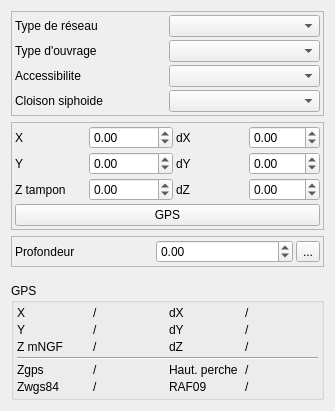
<?xml version="1.0" encoding="UTF-8"?>
<ui version="4.0">
 <class>Form</class>
 <widget class="QWidget" name="Form">
  <property name="geometry">
   <rect>
    <x>0</x>
    <y>0</y>
    <width>335</width>
    <height>411</height>
   </rect>
  </property>
  <property name="windowTitle">
   <string>Form</string>
  </property>
  <layout class="QVBoxLayout" name="verticalLayout">
   <item>
    <widget class="QFrame" name="frame">
     <property name="frameShape">
      <enum>QFrame::StyledPanel</enum>
     </property>
     <property name="frameShadow">
      <enum>QFrame::Raised</enum>
     </property>
     <layout class="QGridLayout" name="gridLayout">
      <property name="margin">
       <number>3</number>
      </property>
      <property name="spacing">
       <number>3</number>
      </property>
      <item row="0" column="0">
       <widget class="QLabel" name="label_2">
        <property name="text">
         <string>Type de réseau</string>
        </property>
       </widget>
      </item>
      <item row="1" column="0">
       <widget class="QLabel" name="label">
        <property name="text">
         <string>Type d'ouvrage</string>
        </property>
       </widget>
      </item>
      <item row="2" column="0">
       <widget class="QLabel" name="label_3">
        <property name="text">
         <string>Accessibilite</string>
        </property>
       </widget>
      </item>
      <item row="0" column="1">
       <widget class="QComboBox" name="comboBox_typeReseau"/>
      </item>
      <item row="1" column="1">
       <widget class="QComboBox" name="comboBox_typeOuvrageAss"/>
      </item>
      <item row="2" column="1">
       <widget class="QComboBox" name="comboBox_accessibilite"/>
      </item>
      <item row="3" column="0">
       <widget class="QLabel" name="label_5">
        <property name="text">
         <string>Cloison siphoide</string>
        </property>
       </widget>
      </item>
      <item row="3" column="1">
       <widget class="QComboBox" name="comboBox_cloisonsiphoide"/>
      </item>
     </layout>
    </widget>
   </item>
   <item>
    <widget class="QFrame" name="frame_3">
     <property name="frameShape">
      <enum>QFrame::StyledPanel</enum>
     </property>
     <property name="frameShadow">
      <enum>QFrame::Raised</enum>
     </property>
     <layout class="QGridLayout" name="gridLayout_3">
      <property name="margin">
       <number>3</number>
      </property>
      <property name="spacing">
       <number>3</number>
      </property>
      <item row="2" column="1">
       <widget class="QDoubleSpinBox" name="doubleSpinBox_Z">
        <property name="minimum">
         <double>-1.000000000000000</double>
        </property>
        <property name="maximum">
         <double>99999999.000000000000000</double>
        </property>
       </widget>
      </item>
      <item row="1" column="1">
       <widget class="QDoubleSpinBox" name="doubleSpinBox_Y">
        <property name="minimum">
         <double>-1.000000000000000</double>
        </property>
        <property name="maximum">
         <double>99999999.000000000000000</double>
        </property>
       </widget>
      </item>
      <item row="2" column="3">
       <widget class="QDoubleSpinBox" name="doubleSpinBox_dZ">
        <property name="minimum">
         <double>-1.000000000000000</double>
        </property>
        <property name="maximum">
         <double>999.000000000000000</double>
        </property>
       </widget>
      </item>
      <item row="1" column="0">
       <widget class="QLabel" name="label_18">
        <property name="text">
         <string>Y</string>
        </property>
       </widget>
      </item>
      <item row="2" column="0">
       <widget class="QLabel" name="label_22">
        <property name="text">
         <string>Z tampon</string>
        </property>
       </widget>
      </item>
      <item row="1" column="3">
       <widget class="QDoubleSpinBox" name="doubleSpinBox_dY">
        <property name="minimum">
         <double>-1.000000000000000</double>
        </property>
        <property name="maximum">
         <double>999.000000000000000</double>
        </property>
       </widget>
      </item>
      <item row="0" column="0">
       <widget class="QLabel" name="label_15">
        <property name="text">
         <string>X</string>
        </property>
       </widget>
      </item>
      <item row="0" column="3">
       <widget class="QDoubleSpinBox" name="doubleSpinBox_dX">
        <property name="minimum">
         <double>-1.000000000000000</double>
        </property>
        <property name="maximum">
         <double>999.000000000000000</double>
        </property>
       </widget>
      </item>
      <item row="0" column="1">
       <widget class="QDoubleSpinBox" name="doubleSpinBox_X">
        <property name="minimum">
         <double>-1.000000000000000</double>
        </property>
        <property name="maximum">
         <double>99999999.000000000000000</double>
        </property>
       </widget>
      </item>
      <item row="1" column="2">
       <widget class="QLabel" name="label_21">
        <property name="text">
         <string>dY</string>
        </property>
       </widget>
      </item>
      <item row="0" column="2">
       <widget class="QLabel" name="label_16">
        <property name="text">
         <string>dX</string>
        </property>
       </widget>
      </item>
      <item row="2" column="2">
       <widget class="QLabel" name="label_23">
        <property name="text">
         <string>dZ</string>
        </property>
       </widget>
      </item>
      <item row="3" column="0" colspan="4">
       <widget class="QPushButton" name="pushButton_getGPS">
        <property name="text">
         <string>GPS</string>
        </property>
       </widget>
      </item>
     </layout>
    </widget>
   </item>
   <item>
    <widget class="QFrame" name="frame_4">
     <property name="frameShape">
      <enum>QFrame::StyledPanel</enum>
     </property>
     <property name="frameShadow">
      <enum>QFrame::Raised</enum>
     </property>
     <layout class="QGridLayout" name="gridLayout_5">
      <property name="margin">
       <number>3</number>
      </property>
      <property name="spacing">
       <number>3</number>
      </property>
      <item row="0" column="0">
       <widget class="QLabel" name="label_24">
        <property name="text">
         <string>Profondeur </string>
        </property>
       </widget>
      </item>
      <item row="0" column="1">
       <widget class="QDoubleSpinBox" name="doubleSpinBox_profradierouvrage">
        <property name="minimum">
         <double>-1.000000000000000</double>
        </property>
       </widget>
      </item>
      <item row="0" column="2">
       <widget class="QToolButton" name="toolButton_calc">
        <property name="text">
         <string>...</string>
        </property>
       </widget>
      </item>
     </layout>
    </widget>
   </item>
   <item>
    <spacer name="verticalSpacer">
     <property name="orientation">
      <enum>Qt::Vertical</enum>
     </property>
     <property name="sizeHint" stdset="0">
      <size>
       <width>20</width>
       <height>40</height>
      </size>
     </property>
    </spacer>
   </item>
   <item>
    <widget class="QGroupBox" name="groupBox">
     <property name="title">
      <string>GPS</string>
     </property>
     <layout class="QGridLayout" name="gridLayout_4">
      <property name="margin">
       <number>3</number>
      </property>
      <property name="spacing">
       <number>3</number>
      </property>
      <item row="4" column="1">
       <widget class="QLabel" name="label_zgps">
        <property name="text">
         <string>/</string>
        </property>
       </widget>
      </item>
      <item row="5" column="3">
       <widget class="QLabel" name="label_raf09">
        <property name="text">
         <string>/</string>
        </property>
       </widget>
      </item>
      <item row="5" column="2">
       <widget class="QLabel" name="label_20">
        <property name="text">
         <string>RAF09</string>
        </property>
       </widget>
      </item>
      <item row="4" column="0">
       <widget class="QLabel" name="label_4">
        <property name="text">
         <string>Zgps</string>
        </property>
       </widget>
      </item>
      <item row="5" column="1">
       <widget class="QLabel" name="label_zwgs84">
        <property name="text">
         <string>/</string>
        </property>
       </widget>
      </item>
      <item row="5" column="0">
       <widget class="QLabel" name="label_17">
        <property name="text">
         <string>Zwgs84</string>
        </property>
       </widget>
      </item>
      <item row="2" column="1">
       <widget class="QLabel" name="label_Z">
        <property name="text">
         <string>/</string>
        </property>
       </widget>
      </item>
      <item row="1" column="0">
       <widget class="QLabel" name="label_9">
        <property name="text">
         <string>Y</string>
        </property>
       </widget>
      </item>
      <item row="0" column="3">
       <widget class="QLabel" name="label_dX">
        <property name="text">
         <string>/</string>
        </property>
       </widget>
      </item>
      <item row="0" column="2">
       <widget class="QLabel" name="label_10">
        <property name="text">
         <string>dX</string>
        </property>
       </widget>
      </item>
      <item row="2" column="0">
       <widget class="QLabel" name="label_11">
        <property name="text">
         <string>Z mNGF</string>
        </property>
       </widget>
      </item>
      <item row="1" column="2">
       <widget class="QLabel" name="label_12">
        <property name="text">
         <string>dY</string>
        </property>
       </widget>
      </item>
      <item row="1" column="3">
       <widget class="QLabel" name="label_dY">
        <property name="text">
         <string>/</string>
        </property>
       </widget>
      </item>
      <item row="1" column="1">
       <widget class="QLabel" name="label_Y">
        <property name="text">
         <string>/</string>
        </property>
       </widget>
      </item>
      <item row="2" column="2">
       <widget class="QLabel" name="label_13">
        <property name="text">
         <string>dZ</string>
        </property>
       </widget>
      </item>
      <item row="0" column="0">
       <widget class="QLabel" name="label_14">
        <property name="text">
         <string>X</string>
        </property>
       </widget>
      </item>
      <item row="2" column="3">
       <widget class="QLabel" name="label_dZ">
        <property name="text">
         <string>/</string>
        </property>
       </widget>
      </item>
      <item row="0" column="1">
       <widget class="QLabel" name="label_X">
        <property name="text">
         <string>/</string>
        </property>
       </widget>
      </item>
      <item row="3" column="0" colspan="4">
       <widget class="Line" name="line">
        <property name="orientation">
         <enum>Qt::Horizontal</enum>
        </property>
       </widget>
      </item>
      <item row="4" column="2">
       <widget class="QLabel" name="label_19">
        <property name="text">
         <string>Haut. perche</string>
        </property>
       </widget>
      </item>
      <item row="4" column="3">
       <widget class="QLabel" name="label_hautperche">
        <property name="text">
         <string>/</string>
        </property>
       </widget>
      </item>
     </layout>
    </widget>
   </item>
  </layout>
 </widget>
 <resources/>
 <connections/>
</ui>
